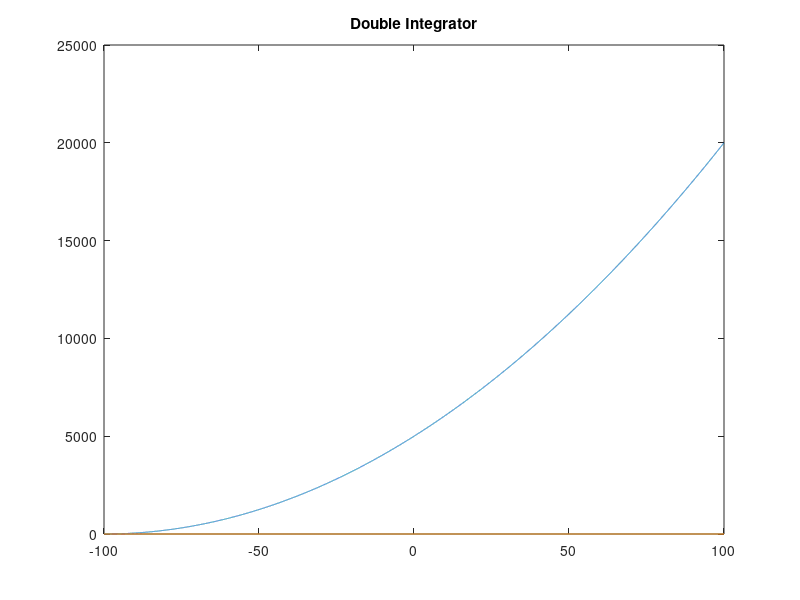

Recreate this plot in MATLAB. (Note: this script raises an error after producing the figure.)
% Init
clear % vars
clc   % screen
close all % figures

% Timing
dt=0.01;
Tmax=100;
t0 = -Tmax:dt:Tmax;

X = zeros(2,0);

% Dynamics
A=[0 1; 0 0]; % x1' = x2
B=[0 0; 1 0]; % x2' = u1
C=[1 0]; % output Y mtx
D=zeros(1,2);
sys = ss(A,B,C,D)

% Input
u = ones(2, length(t0));

% Sim
[Y,t]=lsim(sys,u,t0,X);

% Plot
plot(t ,Y, t , u)
title('Double Integrator')
subtitle('1D')
ylabel("y")
xlabel("t")